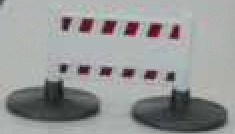
#> input picture images/roadblock.png, 235 x 134 px, given in place of the camera
$ python shape_detector.py
#> lines starting #> are read from the running program, lines starting #| are printed output that depends on the picture; after the words box and inside, x2 and y2 are one past the last pixel; in counts of white or black regions, pixels touching at a corner belong together
import cv2
import numpy as np

cap = cv2.VideoCapture(0)
cap.set(cv2.CAP_PROP_FRAME_WIDTH, 600)
cap.set(cv2.CAP_PROP_FRAME_HEIGHT, 600)
while True:
    _, img = cap.read()
#> img is the input picture: shape (134, 235, 3); mean B, G, R 151, 151.4, 150
    original = img.copy()

    hsv = cv2.cvtColor(img, cv2.COLOR_BGR2HSV)
#> hsv: shape (134, 235, 3); mean H, S, V 85.6, 14, 154.2
    lower1 = np.array([0, 100, 20])
    upper1 = np.array([10, 255, 255])

    lower2 = np.array([160,100,20])
    upper2 = np.array([179,255,255])

    lower_mask = cv2.inRange(hsv, lower1, upper1)
#> lower_mask: shape (134, 235); every value is 0
    upper_mask = cv2.inRange(hsv, lower2, upper2)
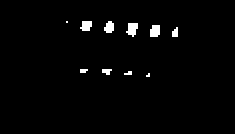
#> upper_mask: shape (134, 235); 1.8% white; 10 white regions (2 under 20 px), largest, box (x1, y1, x2, y2) and area: (126, 23, 138, 37) 116, (150, 25, 160, 37) 108, (80, 21, 92, 31) 96

    # mask = lower_mask
    mask = lower_mask + upper_mask
    rows, cols = mask.shape
#> rows = 134; cols = 235
    mask[:,int(cols/2):] = 0
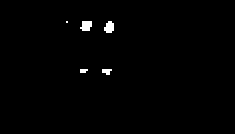
#> mask: shape (134, 235); 0.84% white; 5 white regions (1 under 20 px)
    ROI_number = 0

    cnts = cv2.findContours(mask, cv2.RETR_EXTERNAL, cv2.CHAIN_APPROX_SIMPLE)
#> cnts = 5 contours, 2 with area under 20; largest, box (x1, y1, x2, y2) and area: (80, 21, 92, 31) 76, (104, 21, 114, 33) 74, (102, 69, 112, 75) 30
    cnts = cnts[0] if len(cnts) == 2 else cnts[1]
    for cnt in cnts:
        approx = cv2.approxPolyDP(cnt,0.01*cv2.arcLength(cnt,True),True)

        if len(approx)==3:
            print("Triangle")
            cv2.drawContours(img,[cnt],0,(0,255,0),-1)
        elif len(approx) == 6:
            print("Stop")
            cv2.drawContours(img,[cnt],0,(0,255,255),-1)
        elif len(approx) > 12:
            print("Slow Down")
            cv2.drawContours(img,[cnt],0,(0,255,255),-1)
#> this loop made 5 passes
#> approx on pass 5: [[66, 21], [66, 22], [67, 22], [67, 21]]
#| Slow Down
#| Slow Down
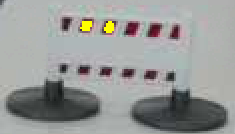
#> img: shape (134, 235, 3); 0.6% of pixels changed, all inside (x1, y1, x2, y2) = (80, 21, 114, 33)

    cv2.imshow('image', img)
    cv2.imshow('Binary',mask)

    key = cv2.waitKey(1)
#> (key Esc is pressed here)
    if key == 27 :
        cv2.destroyAllWindows()
        break
